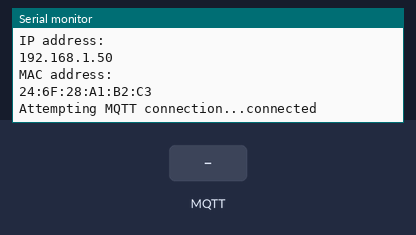
The sketch below on a simulated ESP8266 (NodeMCU). On the bench: the last lines printed to the serial monitor. The inputs (shaded band) are chosen by the test bench. WiFi joins after 1.5 s; servers stay silent unless stated; no MQTT or app messages arrive unless stated.

Above: at 2.3 s.
2.4 s: MQTT message "on" arrives on the first subscribed topic
At 3.6 s:
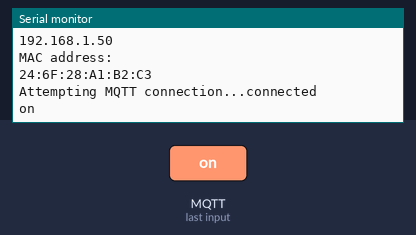
3.9 s: MQTT message "off" arrives on the first subscribed topic
At 5.0 s:
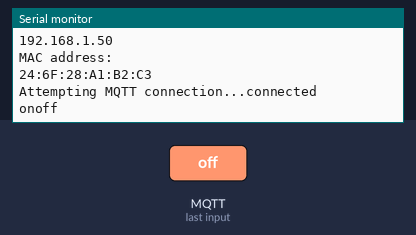

The sketch:

ESP-mqtt.ino
```cpp
// Author : Nazim SAIBI
// Date : 22/12/2017

#include "IOT.h"


void setup() {
  IOT node;
  node.useSerial(115200);
  node.setWIFI("NAZIM", "password");

  node.setMQTT("192.168.1.21", "topic1", "topic2", "nazim", "nazim");

  //node.setMessage("message");
  node.go();
}


void loop() {

}
```

IOT.cpp
```cpp
#include "IOT.h"


IOT::IOT()
{
  Serial.setTimeout(100); //setup serial readString timeout
  m_clientMqtt = nullptr;
}

IOT::~IOT()
{
  delete m_clientMqtt;
}

void IOT::setWIFI(const char * _wifi_ssid,
                  const char * _wifi_pwd)
{
  m_wifi_ssid = _wifi_ssid;
  m_wifi_pwd = _wifi_pwd;
  WiFi.mode(WIFI_STA);
  WiFi.disconnect();
}

void IOT::setMQTT(const char * _mqtt_server,
                  const char * _mqtt_topic_in,
                  const char * _mqtt_topic_out,
                  const char * _mqtt_user,
                  const char * _mqtt_password)
{
  m_mqtt_server = _mqtt_server;
  m_mqtt_topic_in = _mqtt_topic_in;
  m_mqtt_topic_out = _mqtt_topic_out;
  m_mqtt_user = _mqtt_user;
  m_mqtt_password = _mqtt_password;
  if (m_clientMqtt == nullptr)
    m_clientMqtt = new PubSubClient(m_espClient);
}

void IOT::setMessage(const char * _toSEND)
{
  m_toSEND = _toSEND;
}

void IOT::go()
{
  startWifi();
  if (m_clientMqtt != NULL) {
    m_clientMqtt->setServer(m_mqtt_server, 1883);
    m_clientMqtt->setCallback(IOT::callback);
  }
  else
    return;

  do
  {
    if (m_clientMqtt != NULL)
    {
      if (!m_clientMqtt->connected())
        reconnect();

      m_clientMqtt->loop();
    }

    if (Serial.available() > 0)
    {
      m_serialRead = Serial.readString();
      if (m_clientMqtt != NULL)
        m_clientMqtt->publish(m_mqtt_topic_out, m_serialRead.c_str(), true);
      else
        Serial.println("Mqtt not used");
    }

  } while (1);
}

void IOT::useSerial(const long _speed)
{
  Serial.begin(_speed);
}

void IOT::startWifi()
{
  delay(10);

  Serial.println();
  Serial.print("Connecting to ");
  Serial.println(m_wifi_ssid);

  WiFi.begin(m_wifi_ssid, m_wifi_pwd);

  while (WiFi.status() != WL_CONNECTED) {
    delay(500);
    Serial.print(".");
    //digitalWrite(m_led_state, LOW);
    //delay(50);
    //digitalWrite(m_led_state, HIGH);
  }

  Serial.println("");
  Serial.println("WiFi connected");
  Serial.println("IP address: ");
  Serial.println(WiFi.localIP());
  Serial.println("MAC address: ");
  Serial.println(WiFi.macAddress());
}

void IOT::reconnect()
{

  while (!m_clientMqtt->connected())
  {
    Serial.print("Attempting MQTT connection...");
    if (m_clientMqtt->connect("ESP8266Client", m_mqtt_user, m_mqtt_password))
    {
      Serial.println("connected");
      m_clientMqtt->subscribe(m_mqtt_topic_in);
    } else {
      Serial.print("failed, rc=");
      Serial.print(m_clientMqtt->state());
      Serial.println(" try again in 5 seconds");
      // Wait 10 seconds before retrying
      delay(10000);
    }
  }
}

void IOT::callback(char* topic, byte* payload, unsigned int length) {

  for (int i = 0; i < length; i++)
    Serial.print((char)payload[i]);

}
```

IOT.h
```cpp
#include <ESP8266WiFi.h>
#include <Wire.h>
#include <PubSubClient.h>

#include "defines.hpp"

class IOT {

  private:
    const char * m_wifi_ssid;
    const char * m_wifi_pwd;
    const char * m_mqtt_server;
    const char * m_mqtt_topic_in;
    const char * m_mqtt_topic_out;
    const char * m_mqtt_user;
    const char * m_mqtt_password;

    const char * m_toSEND;
    String m_serialRead;

    //uint8_t m_led_state;


    WiFiClient m_espClient;
    WiFiClientSecure m_espClientSec;
    PubSubClient *m_clientMqtt = NULL;

  public:
    IOT();
    ~IOT();
    void go(void);

    void setWIFI(const char * _wifi_ssid = WIFI_SSID,
                 const char * _wifi_pwd = WIFI_PASSWORD);

    void setMQTT(const char * _mqtt_server = MQTT_SERVER,
                 const char * _mqtt_topic_in = MQTT_TOPIC_IN,
                 const char * _mqtt_topic_out = MQTT_TOPIC_OUT,
                 const char * _mqtt_user = MQTT_USER,
                 const char * _mqtt_password = MQTT_PASSWORD);

    void setMessage(const char * _toSEND = "");

    void setLED(uint8_t _led_state = LED_STATE);

    void useSerial(const long _speed = SERIAL_SPEED);

    void startWifi(void);
    void reconnect(void);
    static void callback(char* topic, byte* payload, unsigned int length);

};
```

defines.hpp
```cpp
#ifndef _DEFINES_HPP_
#define _DEFINES_HPP_

#define WIFI_SSID "ssid"
#define WIFI_PASSWORD "password"

#define MQTT_SERVER "192.168.1.21"
#define MQTT_TOPIC_IN "topicIn"
#define MQTT_TOPIC_OUT "topicOut"
#define MQTT_USER "user"
#define MQTT_PASSWORD "password"

#define LED_STATE 16

#define SERIAL_SPEED 115200

#endif
```

Measured:
- after the input at 2.4 s, the serial monitor: prints a new line at once (image 1)
- after the input at 3.9 s, the serial monitor: prints a new line at once (image 2)
